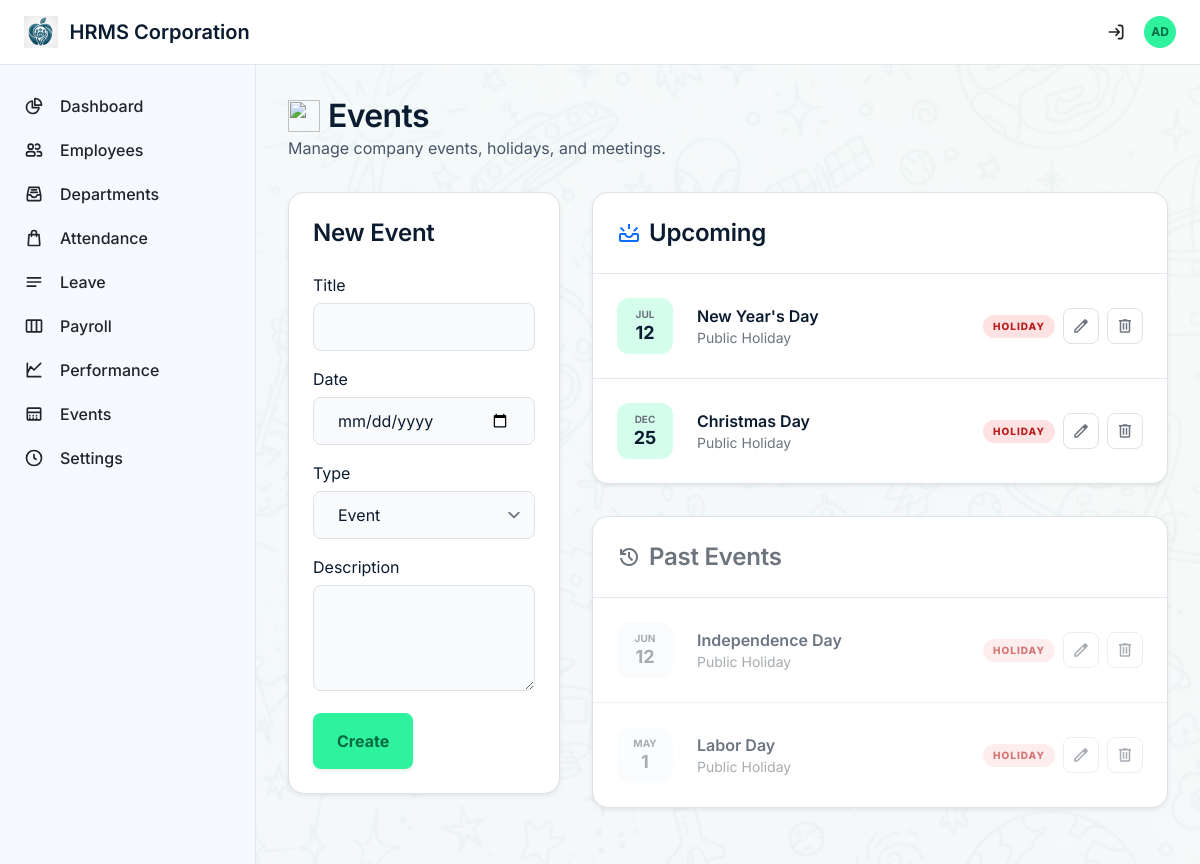
The app's page /admin/events (signed in) with its own data.
### tables this page shows
CREATE TABLE events (
    id INT AUTO_INCREMENT PRIMARY KEY,
    title VARCHAR(255) NOT NULL,
    event_date DATE NOT NULL,
    description TEXT,
    type ENUM('holiday', 'event', 'meeting') DEFAULT 'event',
    created_at TIMESTAMP DEFAULT CURRENT_TIMESTAMP,
    INDEX (event_date)
);

### includes/functions.php (called while the page is built, shortened)
<?php
function h(?string $value): string {
    return htmlspecialchars($value ?? '', ENT_QUOTES, 'UTF-8');
}

### pages/admin/events.php (the view, shortened to what this page needs)
<?php
require_once __DIR__ . '/../../includes/header.php';
$editEvent = null;
$upcoming = $pdo->query("SELECT * FROM events WHERE event_date >= CURDATE() ORDER BY event_date ASC")->fetchAll();
$past = $pdo->query("SELECT * FROM events WHERE event_date < CURDATE() ORDER BY event_date DESC LIMIT 10")->fetchAll();
?>
<div class="max-w-7xl mx-auto space-y-8">
    <div class="flex justify-between items-end">
        <div>
            <h2 class="font-headline-lg text-headline-lg text-on-surface flex items-center gap-2"><img src="<?= BASE_URL ?>/public/emojis/tear-off-calendar_1f4c6.png" class="w-8 h-8" alt=""> Events</h2>
            <p class="text-text-body font-body-md">Manage company events, holidays, and meetings.</p>
        </div>
    </div>
    <div class="grid grid-cols-1 lg:grid-cols-3 gap-8">
        <div>
            <div class="bg-surface-container-lowest rounded-2xl shadow-sm border border-border-subtle p-6">
                <h3 class="font-headline-md text-headline-md mb-4"><?= $editEvent ? 'Edit Event' : 'New Event' ?></h3>
                <form method="POST" class="space-y-4">
                    <div class="space-y-1.5">
                        <label class="font-label-md text-label-md text-on-surface-variant">Title</label>
                        <input name="title" value="<?= h($editEvent['title'] ?? '') ?>" required class="w-full h-12 px-4 bg-surface-muted border border-border-subtle rounded-lg focus:outline-none focus:border-primary-container">
                    </div>
                    <div class="space-y-1.5">
                        <label class="font-label-md text-label-md text-on-surface-variant">Date</label>
                        <input name="event_date" type="date" value="<?= h($editEvent['event_date'] ?? '') ?>" required class="w-full h-12 px-4 bg-surface-muted border border-border-subtle rounded-lg focus:outline-none focus:border-primary-container">
                    </div>
                    <div class="space-y-1.5">
                        <label class="font-label-md text-label-md text-on-surface-variant">Type</label>
                        <select name="type" class="w-full h-12 px-4 bg-surface-muted border border-border-subtle rounded-lg focus:outline-none focus:border-primary-container">
                            <option value="event" <?= ($editEvent['type'] ?? '') === 'event' ? 'selected' : '' ?>>Event</option>
                        </select>
                    </div>
                    <div class="space-y-1.5">
                        <label class="font-label-md text-label-md text-on-surface-variant">Description</label>
                        <textarea name="description" rows="3" class="w-full px-4 py-3 bg-surface-muted border border-border-subtle rounded-lg focus:outline-none focus:border-primary-container"><?= h($editEvent['description'] ?? '') ?></textarea>
                    </div>
                    <div class="flex gap-3">
                        <button type="submit" name="<?= $editEvent ? 'update' : 'add' ?>" class="px-6 py-3 bg-primary-container text-on-primary-container font-bold rounded-lg hover:brightness-95 transition-all shadow-sm">
                            <?= $editEvent ? 'Update' : 'Create' ?>
                        </button>
                    </div>
                </form>
            </div>
        </div>
        <div class="lg:col-span-2 space-y-8">
            <div class="bg-surface-container-lowest rounded-2xl shadow-sm border border-border-subtle overflow-hidden">
                <div class="px-6 py-4 border-b border-border-subtle">
                    <h3 class="font-headline-md text-headline-md flex items-center gap-2"><span class="material-symbols-outlined text-primary">upcoming</span> Upcoming</h3>
                </div>
                <?php if (empty($upcoming)): ?>
                    <div class="px-6 py-12 text-center text-secondary">No upcoming events.</div>
                <?php else: ?>
                    <div class="divide-y divide-border-subtle">
                        <?php foreach ($upcoming as $ev):
                            $typeColors = ['holiday' => 'bg-red-100 text-red-700', 'event' => 'bg-blue-100 text-blue-700', 'meeting' => 'bg-purple-100 text-purple-700'];
                            $tc = $typeColors[$ev['type']] ?? 'bg-surface-muted text-secondary';
                        ?>
                        <div class="px-6 py-4 flex items-center gap-4 hover:bg-surface-muted transition-colors">
                            <div class="w-14 h-14 rounded-xl bg-primary-container/20 flex flex-col items-center justify-center text-center shrink-0">
                                <p class="text-[10px] font-bold uppercase text-secondary"><?= date('M', strtotime($ev['event_date'])) ?></p>
                                <p class="text-lg font-bold leading-tight text-on-surface"><?= date('j', strtotime($ev['event_date'])) ?></p>
                            </div>
                            <div class="flex-1 min-w-0">
                                <p class="font-semibold text-on-surface truncate"><?= h($ev['title']) ?></p>
                                <?php if ($ev['description']): ?>
                                    <p class="text-body-sm text-secondary truncate"><?= h($ev['description']) ?></p>
                                <?php endif; ?>
                            </div>
                            <div class="flex items-center gap-2 shrink-0">
                                <span class="px-2.5 py-1 rounded-full text-[10px] font-extrabold uppercase tracking-widest <?= $tc ?>"><?= h($ev['type']) ?></span>
                                <a href="?edit=<?= $ev['id'] ?>" class="w-9 h-9 rounded-lg border border-border-subtle flex items-center justify-center text-secondary hover:bg-primary-container hover:text-on-primary-container transition-all" title="Edit">
                                    <span class="material-symbols-outlined text-lg">edit</span>
                                </a>
                                <form method="POST" class="inline" onsubmit="return confirm('Delete this event?')">
                                    <button type="submit" name="delete" class="w-9 h-9 rounded-lg border border-border-subtle flex items-center justify-center text-secondary hover:bg-error-container hover:text-error transition-all" title="Delete">
                                        <span class="material-symbols-outlined text-lg">delete</span>
                                    </button>
                                </form>
                            </div>
                        </div>
                        <?php endforeach; ?>
                    </div>
                <?php endif; ?>
            </div>
            <?php if (!empty($past)): ?>
            <div class="bg-surface-container-lowest rounded-2xl shadow-sm border border-border-subtle overflow-hidden">
                <div class="px-6 py-4 border-b border-border-subtle">
                    <h3 class="font-headline-md text-headline-md flex items-center gap-2 text-secondary"><span class="material-symbols-outlined">history</span> Past Events</h3>
                </div>
                <div class="divide-y divide-border-subtle">
                    <?php foreach ($past as $ev):
                        $typeColors = ['holiday' => 'bg-red-100 text-red-700', 'event' => 'bg-blue-100 text-blue-700', 'meeting' => 'bg-purple-100 text-purple-700'];
                        $tc = $typeColors[$ev['type']] ?? 'bg-surface-muted text-secondary';
                    ?>
                    <div class="px-6 py-4 flex items-center gap-4 hover:bg-surface-muted transition-colors opacity-60">
                        <div class="w-14 h-14 rounded-xl bg-surface-muted flex flex-col items-center justify-center text-center shrink-0">
                            <p class="text-[10px] font-bold uppercase text-secondary"><?= date('M', strtotime($ev['event_date'])) ?></p>
                            <p class="text-lg font-bold leading-tight text-secondary"><?= date('j', strtotime($ev['event_date'])) ?></p>
                        </div>
                        <div class="flex-1 min-w-0">
                            <p class="font-semibold text-on-surface truncate"><?= h($ev['title']) ?></p>
                            <?php if ($ev['description']): ?>
                                <p class="text-body-sm text-secondary truncate"><?= h($ev['description']) ?></p>
                            <?php endif; ?>
                        </div>
                        <div class="flex items-center gap-2 shrink-0">
                            <span class="px-2.5 py-1 rounded-full text-[10px] font-extrabold uppercase tracking-widest <?= $tc ?>"><?= h($ev['type']) ?></span>
                            <a href="?edit=<?= $ev['id'] ?>" class="w-9 h-9 rounded-lg border border-border-subtle flex items-center justify-center text-secondary hover:bg-primary-container hover:text-on-primary-container transition-all" title="Edit">
                                <span class="material-symbols-outlined text-lg">edit</span>
                            </a>
                            <form method="POST" class="inline" onsubmit="return confirm('Delete this event?')">
                                <button type="submit" name="delete" class="w-9 h-9 rounded-lg border border-border-subtle flex items-center justify-center text-secondary hover:bg-error-container hover:text-error transition-all" title="Delete">
                                    <span class="material-symbols-outlined text-lg">delete</span>
                                </button>
                            </form>
                        </div>
                    </div>
                    <?php endforeach; ?>
                </div>
            </div>
            <?php endif; ?>
        </div>
    </div>
</div>
<?php require_once __DIR__ . '/../../includes/footer.php'; ?>

### includes/header.php (style rules this page uses)
body { font-family: 'Inter', sans-serif; background-color: #f8f9ff; }
.material-symbols-outlined { font-variation-settings: 'FILL' 0, 'wght' 400, 'GRAD' 0, 'opsz' 24; vertical-align: middle; }

### records on screen
events: event_date "JUL", event_date "12", title "New Year's Day", description "Public Holiday", type "HOLIDAY"
events: event_date "DEC", event_date "25", title "Christmas Day", description "Public Holiday", type "HOLIDAY"
events: event_date "JUN", event_date "12", title "Independence Day", description "Public Holiday", type "HOLIDAY"
events: event_date "MAY", event_date "1", title "Labor Day", description "Public Holiday", type "HOLIDAY"

### other values on screen
substr($_SESSION['user_name'] ?? 'AU', 0, 2) "AD"
